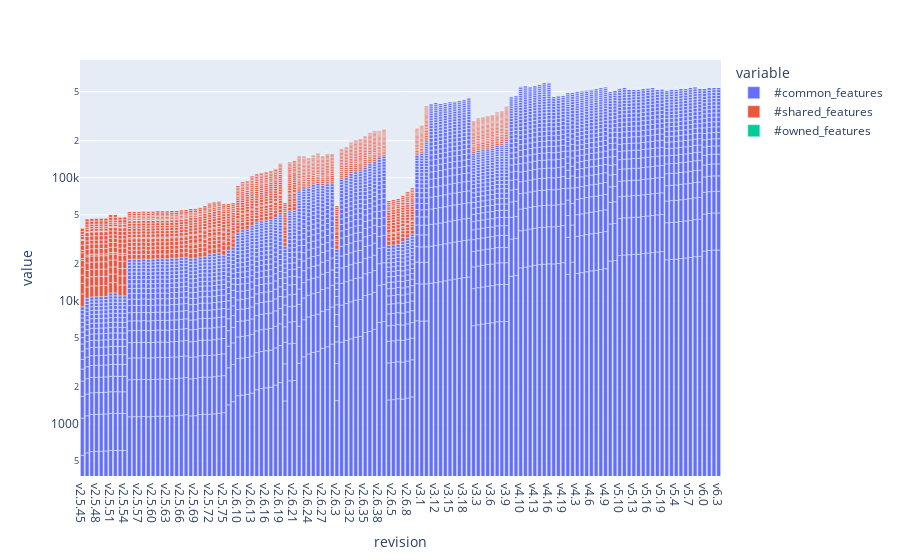

The cell this chart's notebook holds for it:
### Code cell
arch2 = arch_features.melt(id_vars=['extractor', 'revision', 'architecture'], value_vars=['#common_features', '#shared_features', '#owned_features'])
fig = px.bar(arch2[arch2['architecture'] == 'x86'], x='revision', y='value', color='variable')
fig = px.bar(arch2, x='revision', y='value', color='variable', log_y=True)
fig

### Figure 1 — Plotly figure (JSON) as saved in the notebook; plotly's stock layout.template omitted (floating-point values rounded to 4 significant figures; data arrays with more than 128 entries replaced by an {"elided": "..."} marker saying what was removed)
{"data": [{"alignmentgroup": "True", "hovertemplate": "variable=#common_features<br>revision=%{x}<br>value=%{y}<extra></extra>", "legendgroup": "#common_features", "marker": {"color": "#636efa", "pattern": {"shape": ""}}, "name": "#common_features", "offsetgroup": "#common_features", "orientation": "v", "showlegend": true, "textposition": "auto", "type": "bar", "x": {"elided": "3123 str values"}, "xaxis": "x", "y": {"elided": "3123 int values"}, "yaxis": "y"}, {"alignmentgroup": "True", "hovertemplate": "variable=#shared_features<br>revision=%{x}<br>value=%{y}<extra></extra>", "legendgroup": "#shared_features", "marker": {"color": "#EF553B", "pattern": {"shape": ""}}, "name": "#shared_features", "offsetgroup": "#shared_features", "orientation": "v", "showlegend": true, "textposition": "auto", "type": "bar", "x": {"elided": "3123 str values"}, "xaxis": "x", "y": {"elided": "3123 int values"}, "yaxis": "y"}, {"alignmentgroup": "True", "hovertemplate": "variable=#owned_features<br>revision=%{x}<br>value=%{y}<extra></extra>", "legendgroup": "#owned_features", "marker": {"color": "#00cc96", "pattern": {"shape": ""}}, "name": "#owned_features", "offsetgroup": "#owned_features", "orientation": "v", "showlegend": true, "textposition": "auto", "type": "bar", "x": {"elided": "3123 str values"}, "xaxis": "x", "y": {"elided": "3123 int values"}, "yaxis": "y"}], "layout": {"barmode": "relative", "legend": {"title": {"text": "variable"}, "tracegroupgap": 0}, "margin": {"t": 60}, "xaxis": {"anchor": "y", "domain": [0, 1], "title": {"text": "revision"}}, "yaxis": {"anchor": "x", "domain": [0, 1], "title": {"text": "value"}, "type": "log"}}}
